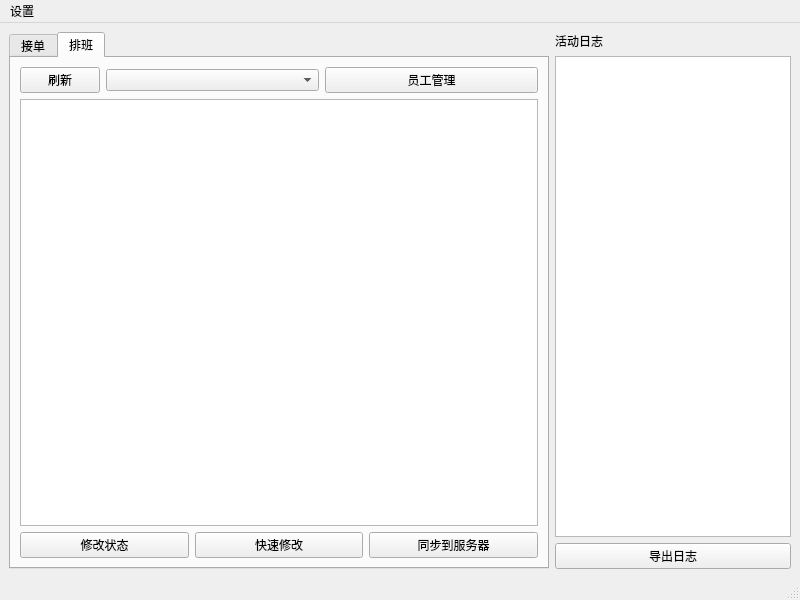
<?xml version="1.0" encoding="UTF-8"?>
<ui version="4.0">
 <class>MainWindow</class>
 <widget class="QMainWindow" name="MainWindow">
  <property name="geometry">
   <rect>
    <x>0</x>
    <y>0</y>
    <width>800</width>
    <height>600</height>
   </rect>
  </property>
  <property name="windowTitle">
   <string>Meatmart</string>
  </property>
  <widget class="QWidget" name="centralwidget">
   <layout class="QHBoxLayout" name="horizontalLayout_13">
    <item>
     <widget class="QTabWidget" name="tabWidget">
      <property name="currentIndex">
       <number>1</number>
      </property>
      <widget class="QWidget" name="tab">
       <attribute name="title">
        <string>接单</string>
       </attribute>
       <layout class="QHBoxLayout" name="horizontalLayout_11">
        <item>
         <layout class="QVBoxLayout" name="verticalLayout">
          <item>
           <widget class="QPushButton" name="refresh1">
            <property name="text">
             <string>刷新</string>
            </property>
           </widget>
          </item>
          <item>
           <widget class="QPushButton" name="deal">
            <property name="text">
             <string>接单</string>
            </property>
           </widget>
          </item>
          <item>
           <spacer name="verticalSpacer">
            <property name="orientation">
             <enum>Qt::Vertical</enum>
            </property>
            <property name="sizeHint" stdset="0">
             <size>
              <width>20</width>
              <height>40</height>
             </size>
            </property>
           </spacer>
          </item>
          <item>
           <widget class="QCheckBox" name="no_warning">
            <property name="text">
             <string>不再显示警告</string>
            </property>
           </widget>
          </item>
         </layout>
        </item>
        <item>
         <layout class="QVBoxLayout" name="verticalLayout_2" stretch="0,5">
          <item>
           <layout class="QHBoxLayout" name="horizontalLayout_9">
            <item>
             <widget class="QLabel" name="label_5">
              <property name="text">
               <string>剩余订单总数：</string>
              </property>
             </widget>
            </item>
            <item>
             <widget class="QLineEdit" name="num_of_reservations"/>
            </item>
           </layout>
          </item>
          <item>
           <widget class="QListWidget" name="reservation_list"/>
          </item>
         </layout>
        </item>
        <item>
         <layout class="QVBoxLayout" name="verticalLayout_5">
          <item>
           <widget class="QLabel" name="label_2">
            <property name="text">
             <string>订单详情</string>
            </property>
           </widget>
          </item>
          <item>
           <layout class="QHBoxLayout" name="horizontalLayout">
            <item>
             <widget class="QLabel" name="label_3">
              <property name="text">
               <string>姓名：</string>
              </property>
             </widget>
            </item>
            <item>
             <widget class="QLineEdit" name="name"/>
            </item>
           </layout>
          </item>
          <item>
           <layout class="QHBoxLayout" name="horizontalLayout_2">
            <item>
             <widget class="QLabel" name="label_4">
              <property name="text">
               <string>电话：</string>
              </property>
             </widget>
            </item>
            <item>
             <widget class="QLineEdit" name="tel"/>
            </item>
           </layout>
          </item>
          <item>
           <layout class="QHBoxLayout" name="horizontalLayout_7">
            <item>
             <widget class="QLabel" name="label_6">
              <property name="text">
               <string>预约时段：</string>
              </property>
             </widget>
            </item>
            <item>
             <widget class="QLineEdit" name="time"/>
            </item>
           </layout>
          </item>
          <item>
           <layout class="QHBoxLayout" name="horizontalLayout_8">
            <item>
             <widget class="QLabel" name="label_7">
              <property name="text">
               <string>摄影师：</string>
              </property>
             </widget>
            </item>
            <item>
             <widget class="QLineEdit" name="photographer"/>
            </item>
           </layout>
          </item>
          <item>
           <layout class="QHBoxLayout" name="horizontalLayout_6">
            <item>
             <widget class="QLabel" name="label_8">
              <property name="text">
               <string>地点：</string>
              </property>
             </widget>
            </item>
            <item>
             <widget class="QLineEdit" name="location"/>
            </item>
           </layout>
          </item>
          <item>
           <layout class="QHBoxLayout" name="horizontalLayout_5">
            <item>
             <widget class="QLabel" name="label_9">
              <property name="text">
               <string>时间戳：</string>
              </property>
             </widget>
            </item>
            <item>
             <widget class="QLineEdit" name="timestamp"/>
            </item>
           </layout>
          </item>
          <item>
           <layout class="QHBoxLayout" name="horizontalLayout_4">
            <item>
             <widget class="QLabel" name="label_10">
              <property name="text">
               <string>唯一ID：</string>
              </property>
             </widget>
            </item>
            <item>
             <widget class="QLineEdit" name="id"/>
            </item>
           </layout>
          </item>
         </layout>
        </item>
       </layout>
      </widget>
      <widget class="QWidget" name="tab_2">
       <attribute name="title">
        <string>排班</string>
       </attribute>
       <layout class="QVBoxLayout" name="verticalLayout_3">
        <item>
         <layout class="QHBoxLayout" name="horizontalLayout_3">
          <item>
           <widget class="QPushButton" name="refresh2">
            <property name="sizePolicy">
             <sizepolicy hsizetype="Fixed" vsizetype="Fixed">
              <horstretch>0</horstretch>
              <verstretch>0</verstretch>
             </sizepolicy>
            </property>
            <property name="text">
             <string>刷新</string>
            </property>
           </widget>
          </item>
          <item>
           <widget class="QComboBox" name="photographers"/>
          </item>
          <item>
           <widget class="QPushButton" name="clerk_management">
            <property name="text">
             <string>员工管理</string>
            </property>
           </widget>
          </item>
         </layout>
        </item>
        <item>
         <layout class="QGridLayout" name="gridLayout">
          <item row="0" column="0">
           <widget class="QTableWidget" name="schedule"/>
          </item>
         </layout>
        </item>
        <item>
         <layout class="QHBoxLayout" name="horizontalLayout_12">
          <item>
           <widget class="QPushButton" name="modify_status">
            <property name="text">
             <string>修改状态</string>
            </property>
           </widget>
          </item>
          <item>
           <widget class="QPushButton" name="quick_modification">
            <property name="text">
             <string>快速修改</string>
            </property>
           </widget>
          </item>
          <item>
           <widget class="QPushButton" name="update_server">
            <property name="text">
             <string>同步到服务器</string>
            </property>
           </widget>
          </item>
         </layout>
        </item>
       </layout>
      </widget>
     </widget>
    </item>
    <item>
     <layout class="QVBoxLayout" name="verticalLayout_4">
      <item>
       <widget class="QLabel" name="label">
        <property name="text">
         <string>活动日志</string>
        </property>
       </widget>
      </item>
      <item>
       <widget class="QTextEdit" name="log_output">
        <property name="sizePolicy">
         <sizepolicy hsizetype="Expanding" vsizetype="Expanding">
          <horstretch>0</horstretch>
          <verstretch>0</verstretch>
         </sizepolicy>
        </property>
        <property name="readOnly">
         <bool>true</bool>
        </property>
       </widget>
      </item>
      <item>
       <widget class="QPushButton" name="export_log">
        <property name="text">
         <string>导出日志</string>
        </property>
       </widget>
      </item>
     </layout>
    </item>
   </layout>
  </widget>
  <widget class="QMenuBar" name="menubar">
   <property name="geometry">
    <rect>
     <x>0</x>
     <y>0</y>
     <width>800</width>
     <height>26</height>
    </rect>
   </property>
   <widget class="QMenu" name="menu">
    <property name="title">
     <string>设置</string>
    </property>
    <addaction name="to_database_option"/>
    <addaction name="to_clerk_management"/>
   </widget>
   <addaction name="menu"/>
  </widget>
  <widget class="QStatusBar" name="statusbar"/>
  <action name="to_database_option">
   <property name="text">
    <string>数据库设置</string>
   </property>
  </action>
  <action name="to_clerk_management">
   <property name="text">
    <string>员工管理</string>
   </property>
  </action>
 </widget>
 <resources/>
 <connections/>
</ui>
